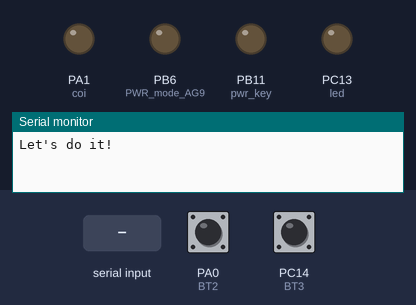
A sketch run on a simulated STM32 Blue Pill. On the bench: output pins drawn as LEDs (lit = HIGH), the last lines printed to the serial monitor. The test bench sets the inputs (shaded band); at power-on: PA0 (BT2) HIGH, PC14 (BT3) HIGH. The modem accepts every AT command (registered, SIM ready, sends succeed) and sends nothing else.

Above: at 0.1 s.
At 4.1 s:
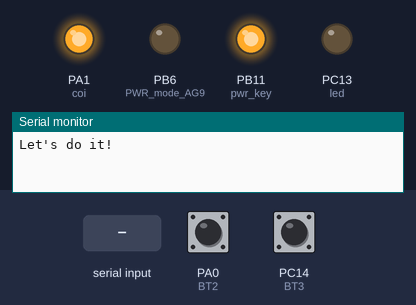
At 5.8 s:
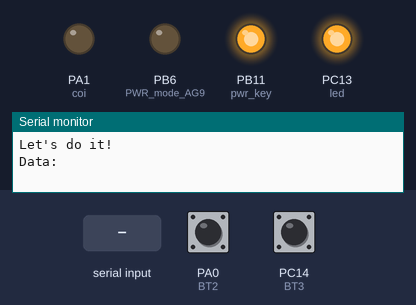
5.9 s: "READY" received over the second serial link
Timing chart, 0 to 8.9 s (numbered marks = the images above; inputs shaded):
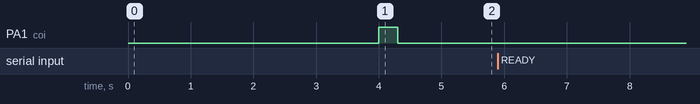

The sketch:

STM_Arduino_Core.ino
```cpp
#include <Arduino.h>
#include <SoftwareSerial.h>
#include <string.h>
//SoftwareSerial sim(PB8, PB9);
#define sim Serial2
#define led PC13
#define coi PA1
#define pwr_key PB11 //Power key for A9G
#define BT1 PC15 //TC
#define BT2 PA0 //Button 2
#define BT3 PC14 //Rung

char data[1000];
char data_right[1000];
int dot, valid_number;
unsigned long int timeout = 0, beep = 0, beep2 = 0; //Beep 1 de tao ham chinh xac cho cb rung, beep 2 de doi thoi gian cho gui tin nhan
unsigned long index_data = 0;
int enable_out = 0;
int dem_rung = 0;
int process_state = 0;
void clear_buffer();
void GPS_process();
void read_sim_data(void);
void send_AT_Read(String a);
void SendMessage(String sms, String number);
HardwareSerial Serial2(USART2);   // or HardWareSerial Serial2 (PA3, PA2);
HardwareSerial Serial3(USART3);
void setup()
{
  // put your setup code here, to run once:
  Serial.begin(115200);
  Serial2.begin(115200);
  //#define led PC13
  //#define coi PA1
  //#define pwr_key PB11 //Power key for A9G
  //#define BT1 PC15
  //#define BT2 PA0
  //#define BT3 PC14
  pinMode(led, OUTPUT);
  pinMode(pwr_key, OUTPUT); //LED
  pinMode(coi, OUTPUT); //Buzzer
  pinMode(PB6, OUTPUT); //PWR mode AG9
  pinMode(BT1, INPUT_PULLUP);
  pinMode(BT2, INPUT_PULLUP);
  pinMode(BT3, INPUT_PULLUP);
  Serial.println("Let's do it!");
  // sim.println("Let's do it2!");
  timeout = millis();
  digitalWrite(pwr_key, 0);
  delay(4000);
  digitalWrite(pwr_key, 1);

  digitalWrite(coi, 1);
  delay(300);
  digitalWrite(coi, 0);
  delay(300);
  clear_buffer();
  digitalWrite(led, 1);
  beep = millis();

}

void loop()
{

  if (0 == digitalRead(BT2)) {
    enable_out = 0;
    digitalWrite(coi, 0);
  }

  if (millis() - beep2 > 4000) {
    if (0 == digitalRead(BT2)) {
      enable_out = 0;
      digitalWrite(coi, 0);
    }
    if (11 == process_state && 1 == enable_out) {
      //      SendMessage("DONE THAT SHIT", "0389150066");
      SendMessage(data_right, "0398014545");
      //      SendMessage(data_right, "0389150066");
      //    Serial.println("Send mess ok");
      for (int i = 0; i < 20; i++) {
        digitalWrite(coi, 1);
        delay(50);
        digitalWrite(coi, 0);
        delay(50);
      }
      delay(1000);
      enable_out = 0;

    }
  }


  if (millis() - beep > 500) {
    if (dem_rung > 10) {
      if (0 == digitalRead(BT1)) {
        digitalWrite(led, 0);
        delay(200);
        digitalWrite(led, 1);
        delay(200);
        digitalWrite(coi, 1);
        enable_out = 1; //Cho phep gui tin nhan den nguoi bi tai nan
        beep2 = millis();
      }
    }
    beep = millis();
    dem_rung = 0;
  }

  if ( 0 == digitalRead(BT3)) {
    dem_rung += 1;
    //    digitalWrite(led, 0);
    //    delay(500);
    //    digitalWrite(led, 1);
  }

  read_sim_data();
  if (millis() - timeout > 3000)
  {
    timeout = millis();
    Serial.print("Data:");
    Serial.println(data);
    clear_buffer();
  }
  GPS_process();


}

void read_sim_data()
{
  while (sim.available())
  {
    int data_in = sim.read();
    data[index_data++] = data_in;
  }
}

void clear_buffer()
{
  memset(data, '\0', 1000);
  index_data = 0;
}

void send_AT_Read(String a)
{
  clear_buffer();
  sim.println(a);
}

void SendMessage(String sms, String number)
{
  sim.println("AT+CMGF=1");
  delay(1000);
  sim.println("AT+CMGS=\"" + number + "\"\r");
  delay(1000);
  sim.println(sms);
  delay(100);
  sim.println((char)26);
  delay(5000);
}

void GPS_process() {
  if (0 == process_state)
  {

    if (strstr(data, "READY") != NULL) //Wait for one
    { //Da nhan duoc chuoi Ready
      Serial.print("Get Ready :v");
      delay(1000);
      process_state = 1;
    }
  }

  if (1 == process_state)
  {
    send_AT_Read("AT");
    delay(1000);
    read_sim_data();
    if (strstr(data, "OK") != NULL) //Wait for one
    { //Da nhan duoc chuoi Ready
      Serial.print("Check AT OK");
      process_state = 2;
    }
  }

  if (2 == process_state)
  {
    send_AT_Read("AT+CGATT = 1");
    delay(1000);
    read_sim_data();
    if (strstr(data, "OK") != NULL) //Wait for one
    { //Da nhan duoc chuoi Ready
      Serial.print("Check AT+CGATT = 1 OK");
      process_state = 3;
    }
  }

  if (3 == process_state)
  {
    send_AT_Read("AT+CGDCONT= 1,IP, cmnet");
    delay(1000);
    read_sim_data();
    if (strstr(data, "OK") != NULL) //Wait for one
    { //Da nhan duoc chuoi Ready
      Serial.print("Check AT+CGDCONT= 1,IP, cmnet OK");
      process_state = 4;
    }
  }

  if (4 == process_state)
  {
    send_AT_Read("AT+CGACT=1,1");
    delay(1000);
    read_sim_data();
    if (strstr(data, "OK") != NULL) //Wait for one
    { //Da nhan duoc chuoi Ready
      Serial.print("Check AT+CGACT=1,1 OK");
      process_state = 5;
    }
  }

  if (5 == process_state)
  {
    send_AT_Read("AT+CMGF = 1");
    delay(1000);
    read_sim_data();
    if (strstr(data, "OK") != NULL) //Wait for one
    { //Da nhan duoc chuoi Ready
      Serial.print("Check AT+CMGF = 1 OK");
      process_state = 6;
    }
  }

  if (6 == process_state)
  {
    send_AT_Read("AT+CREG=1");
    delay(1000);
    read_sim_data();
    if (strstr(data, "OK") != NULL) //Wait for one
    { //Da nhan duoc chuoi Ready
      Serial.print("Check AT+CREG=1 OK");
      process_state = 7;
    }
  }

  if (7 == process_state)
  {
    send_AT_Read("AT+GPSRD=2");
    delay(1000);
    read_sim_data();
    if (strstr(data, "OK") != NULL) //Wait for one
    { //Da nhan duoc chuoi Ready
      Serial.print("Check AT+GPSRD=2 ngon :D ");
      process_state = 8;
    }
  }

  if (8 == process_state)
  {
    send_AT_Read("AT+GPS=1");
    delay(5000);
    read_sim_data();
    if (strstr(data, "GPS") != NULL) //Wait for one NOTICE
    { //Da nhan duoc chuoi Ready
      Serial.print("Check AT+AGPS=1 OK :D ");
      process_state = 9;
    }
  }

  if (9 == process_state)
  {
    delay(400);
    clear_buffer();
    send_AT_Read("AT+LOCATION=2");
    delay(100);
    read_sim_data();
    Serial.print("Data Location:");
    Serial.println(data);
    if (strstr(data, "G") == NULL) //Neu khong co ki tu G trong GPS
    {
      if (strstr(data, "OK") != NULL) //Wait for one
      { //Da nhan duoc chuoi Ready
        // Serial.print(" OFF GPSRD, Receive long lat ");
        Serial.print("Rightpacket");
        //Dot la vi tri dau cham phay, valid number la so khac 0 neu tap tin gps location la dung
        for (int i = 0; i < 100; i++)
        {
          if ((char)44 == data[i])
          {
            dot = i + 1;
            Serial.println("Detect dot");
            Serial.print("Value:");
            Serial.println(data[i + 1]);

            valid_number = data[dot];
            if ((int)valid_number > 48 && (int)valid_number < 58)
            {
              Serial.println("Yey, we got GPS");
              strcpy(data_right, data);
              send_AT_Read("AT+GPSRD=0");
              process_state = 10;
              for (int i = 0; i < 10; i++) {
                digitalWrite(PC13, 1);
                delay(30);
                digitalWrite(PC13, 0);
                delay(30);
              }
              beep = millis();
            }
          }
        }
      }
    }
  }

  if (10 == process_state)
  {
    delay(500);
    // Serial.print("Data:");
    // Serial.println(data);
    Serial.print("Right Data:");
    Serial.println(data_right);
    //    SendMessage(data_right, "0389150066");
    //    Serial.println("Send mess ok");
    process_state = 11;
    for (int i = 0; i < 10; i++) {
      digitalWrite(coi, 1);
      delay(200);
      digitalWrite(coi, 0);
      delay(200);
    }
  }
  if (11 == process_state)
  {
    //    Serial.println("Done tut");
    //    //digitalWrite(led, 0);
  }
}
```
